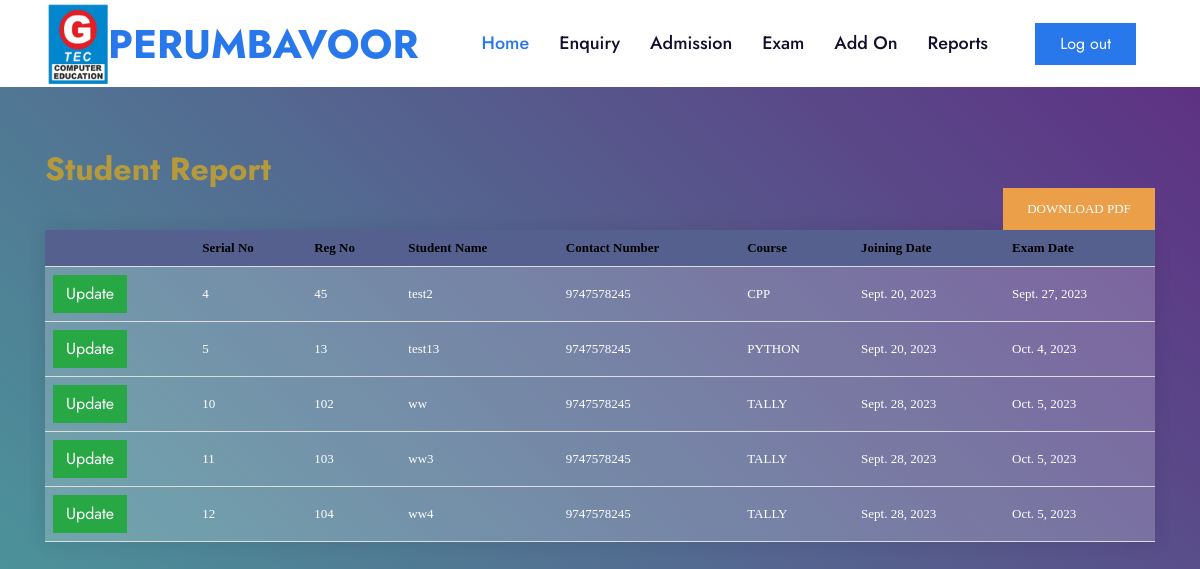
The page /stud_report/ on the database its author committed.
### gemappp/models.py (models this page shows, shortened)
class Admission(models.Model):
    regno = models.IntegerField(unique=True)
    stud_name = models.CharField(max_length=250)
    parent_name = models.CharField(max_length=250)
    parent_contact = models.IntegerField()
    stud_address = models.TextField()
    stud_contact = models.IntegerField()
    qualification = models.CharField(max_length=250)
    dob = models.DateField(null=True)
    gender = models.ForeignKey(Gender, on_delete=models.CASCADE)
    course = models.ForeignKey(Add_course, on_delete=models.CASCADE)
    course_duration = models.IntegerField()
    scheme = models.ForeignKey(Add_scheme, on_delete=models.CASCADE)
    fee = models.IntegerField(null=True)
    joining_date = models.DateField()
    exam_date = models.DateField(null=True)
    certificate_status = models.ForeignKey(Certificate_status, on_delete=models.CASCADE,default=1)
    student_status = models.ForeignKey(Student_status, on_delete=models.CASCADE,default=1)

class Add_course(models.Model):
    name = models.TextField()
    def __str__(self):
        return self.name

### gemappp/views.py (the view)
# urls.py: path('stud_report/', views.stud_report,name='stud_report'),
def stud_report(request):
    stud_report = Admission.objects.filter(
        Q(certificate_status__certificate='Not Received') & Q(student_status__Student_status='Running'))
    return render(request, "student_report.html", {'stud_report': stud_report})

### templates/student_report.html (shortened to what this page needs)
{% extends 'base.html'%}
{% block body %}
<div class="container">
	<h2 style="color:#b49a3c;padding-top:50px"> Student Report</h2>
	<form action="{% url 'generate_pdf' %}" method="get" style="border: 0px solid ;
    padding: 0px 0px 0px;">
    <button type="submit">Download PDF</button>
</form>
	<table>
		<thead>
			<tr>
				<th></th>
				<th>Serial No</th>
				<th> Reg No</th>
				<th>Student Name</th>
				<th>Contact Number</th>
				<th>Course</th>
				<th>Joining Date</th>
				<th>Exam Date</th>
				</tr>
		</thead>
		<tbody>
        {% for i in stud_report %}
			<tr>
				<td><a class="btn btn-success" href="{% url 'update' i.id %}">Update</a></td>
				<td>{{ i.id }}</td>
				<td>{{i.regno}}</td>
				<td>{{ i.stud_name }}</td>
				<td>{{ i.stud_contact}}</td>
				<td>{{ i.course}}</td>
				<td>{{ i.joining_date}}</td>
				<td>{{ i.exam_date}}</td>
				{% endfor %}
			</tr>
		</tbody>
	</table>
</div>
{% endblock %}

### templates/base.html (shortened to what this page needs)
{% load static %}
<!DOCTYPE html>
<html lang="en">
<head>
    <link rel="stylesheet" type="text/css" href="{% static 'stylereport.css' %}">
	<link rel="stylesheet" type="text/css" href="{% static 'style_navbar.css' %}">
    <link href="https://cdnjs.cloudflare.com/ajax/libs/font-awesome/5.10.0/css/all.min.css" rel="stylesheet">
    <link href="lib/owlcarousel/assets/owl.carousel.min.css" rel="stylesheet">
    <link href="css/style.css" rel="stylesheet">
		<link rel="stylesheet" href="fonts/material-design-iconic-font/css/material-design-iconic-font.min.css">
		<link rel="stylesheet" type="text/css" href="{% static 'style1.css' %}">
</head>
<body>
    <div class="container-fluid p-0">
        <nav class="navbar navbar-expand-lg bg-white navbar-light py-3 py-lg-0 px-lg-5">
                <img src="{% static 'gtec.PNG' %}" alt="" style=height:80px;width:60px>
                <h1 class="m-0 text-uppercase text-primary">
                    Perumbavoor</h1>
            <div class="collapse navbar-collapse justify-content-between px-lg-3" id="navbarCollapse">
                <div class="navbar-nav mx-auto py-0">
                    <a href="{% url 'index' %}" class="nav-item nav-link active">Home</a>
                    <a href="{% url 'enquiry_form' %}" class="nav-item nav-link">Enquiry</a>
                    <a href="{% url 'admission_form' %}" class="nav-item nav-link">Admission</a>
                   <a href="{% url 'start_exam' %}" class="nav-item nav-link">Exam</a>
                    <a href="{% url 'addon_home' %}" class="nav-item nav-link">Add On</a>
                    <a href="{% url 'report' %}" class="nav-item nav-link">Reports</a>
                </div>
               <a href="{% url 'login' %}" class="btn btn-primary py-2 px-4 d-none d-lg-block">Log out</a>
            </div>
        </nav>
    </div>
{% block body%}
{% endblock %}
</body>
</html>

### static/stylereport.css (style rules this page uses)
html, body { height: 100%; }
body { margin: 0; background: linear-gradient(45deg, #49a09d, #5f2c82); font-family: sans-serif; font-weight: 100; }
.container { position: absolute; top: 50%; left: 50%; transform: translate(-50%, -50%); }
table { width: 800px; border-collapse: collapse; overflow: hidden; box-shadow: 0 0 20px rgba(0,0,0,0.1); }
th, td { padding: 15px; background-color: rgba(255,255,255,0.2); color: #fff; }
th { text-align: left; }

### static/style.css (style rules this page uses)
body { margin: 0; }

### static/style1.css (style rules this page uses)
* { -webkit-box-sizing: border-box; -moz-box-sizing: border-box; box-sizing: border-box; }
body { font-family: "Muli-Regular"; color: #666; font-size: 13px; margin: 0; }
input, textarea, select, button { font-family: "Muli-Regular"; color: #333; font-size: 13px; }
p, h1, h2, h3, h4, h5, h6, ul { margin: 0; }
img { max-width: 100%; }
form { border: 1px solid #d3cccc; padding: 62px 65px 64px; }
button { border: none; float: right; width: 152px; height: 42px; cursor: pointer; display: flex; align-items: center; justify-content: center; padding: 0; background: #ea9f48; font-size: 13px; color: #fff; text-transform: uppercase; font-family: "Muli-SemiBold"; -webkit-transform: perspective(1px) translateZ(0); transform: perspective(1px) translateZ(0); position: relative; -webkit-transition-property: color; transition-property: color; -webkit-transition-duration: 0.3s; transition-duration: 0.3s; }
button::before { content: ""; position: absolute; z-index: -1; top: 0; bottom: 0; left: 0; right: 0; background: #f98805; -webkit-transform: scaleX(0); transform: scaleX(0); -webkit-transform-origin: 50%; transform-origin: 50%; -webkit-transition-property: transform; transition-property: transform; -webkit-transition-duration: 0.3s; transition-duration: 0.3s; -webkit-transition-timing-function: ease-out; transition-timing-function: ease-out; }

### templates/student_report.html (style rules this page uses)
.container { height: 600px; overflow: auto; }
table { border-collapse: collapse; width: 100%; }
th, td { padding: 8px; text-align: left; border-bottom: 1px solid #DDD; }
th { color:black; }

### rows shown on the page
Admission: id "4", regno "45", stud_name "test2", stud_contact "9747578245", course "CPP", joining_date "Sept. 20, 2023", exam_date "Sept. 27, 2023"
Admission: id "5", regno "13", stud_name "test13", stud_contact "9747578245", course "PYTHON", joining_date "Sept. 20, 2023", exam_date "Oct. 4, 2023"
Admission: id "10", regno "102", stud_name "ww", stud_contact "9747578245", course "TALLY", joining_date "Sept. 28, 2023", exam_date "Oct. 5, 2023"
Admission: id "11", regno "103", stud_name "ww3", stud_contact "9747578245", course "TALLY", joining_date "Sept. 28, 2023", exam_date "Oct. 5, 2023"
Admission: id "12", regno "104", stud_name "ww4", stud_contact "9747578245", course "TALLY", joining_date "Sept. 28, 2023", exam_date "Oct. 5, 2023"
